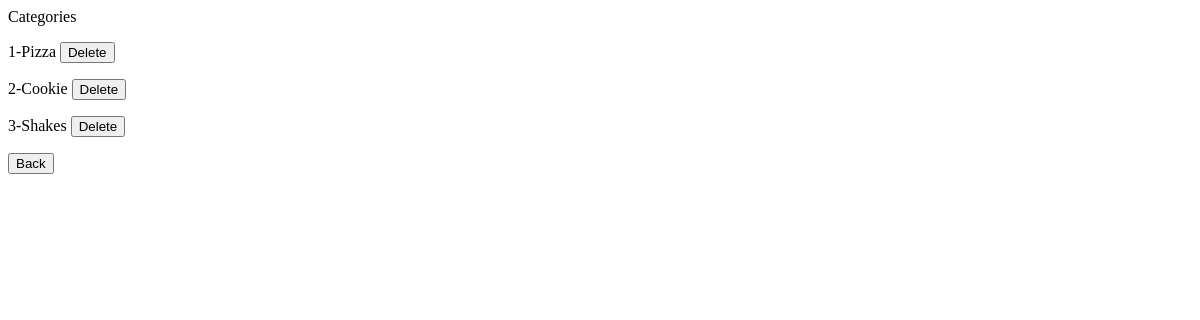
The page /menu/manage_category on the database as committed earlier.
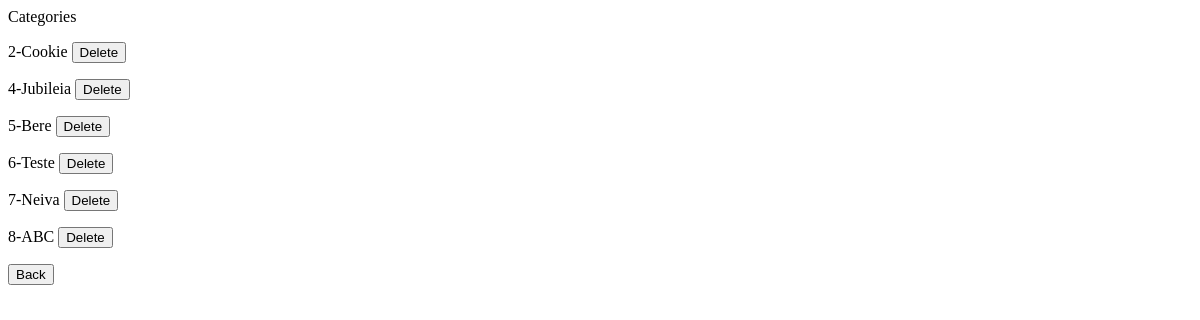
The same page on the database as committed later.
### Bot/models.py (models this page shows)
class Categories(models.Model):
    name = models.CharField(max_length=80)
    class Meta: verbose_name_plural = 'Categories'

### Bot/views.py (the view)
# urls.py: path('menu/manage_category', category_manage, name='category_manage'),
def category_manage(request):
    categories = Categories.objects.all()
    return render(request, 'category_manage.html', {'categories' : categories})

### Bot/templates/category_manage.html (shortened to what this page needs)
{% block content %}
    {% for category in categories %}
        <p>{{ category.id }}-{{ category.name }} <a href="{% url 'category_delete' category.id %}"><button type="button">Delete</button></a></p>
    {% endfor %}
    <a href="{% url 'menu' %}"><button type="button" name="Cancel">Back</button></a>
{% endblock %}

Rows that differ between the two databases and show on the page:
removed Categories: id "1", name "Pizza"
removed Categories: id "3", name "Shakes"
added Categories: id "4", name "Jubileia"
added Categories: id "5", name "Bere"
added Categories: id "6", name "Teste"
added Categories: id "7", name "Neiva"
added Categories: id "8", name "ABC"
